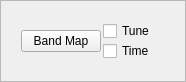
<?xml version="1.0" encoding="UTF-8"?>
<ui version="4.0">
 <class>BandMapFrame</class>
 <widget class="QFrame" name="BandMapFrame">
  <property name="geometry">
   <rect>
    <x>0</x>
    <y>0</y>
    <width>186</width>
    <height>80</height>
   </rect>
  </property>
  <property name="windowTitle">
   <string>Frame</string>
  </property>
  <property name="frameShape">
   <enum>QFrame::StyledPanel</enum>
  </property>
  <property name="frameShadow">
   <enum>QFrame::Raised</enum>
  </property>
  <layout class="QHBoxLayout" name="horizontalLayout">
   <item>
    <widget class="QFrame" name="bandMapFrame">
     <layout class="QHBoxLayout" name="BandMapLayout">
      <property name="spacing">
       <number>2</number>
      </property>
      <item>
       <widget class="QPushButton" name="BandMapButton">
        <property name="focusPolicy">
         <enum>Qt::ClickFocus</enum>
        </property>
        <property name="text">
         <string>Band Map</string>
        </property>
       </widget>
      </item>
      <item>
       <layout class="QVBoxLayout" name="verticalLayout_11">
        <property name="spacing">
         <number>0</number>
        </property>
        <item>
         <widget class="QCheckBox" name="AutoBandmapTune">
          <property name="focusPolicy">
           <enum>Qt::ClickFocus</enum>
          </property>
          <property name="text">
           <string>Tune</string>
          </property>
         </widget>
        </item>
        <item>
         <widget class="QCheckBox" name="AutoBandmapTime">
          <property name="focusPolicy">
           <enum>Qt::ClickFocus</enum>
          </property>
          <property name="text">
           <string>Time</string>
          </property>
         </widget>
        </item>
       </layout>
      </item>
     </layout>
    </widget>
   </item>
  </layout>
 </widget>
 <resources/>
 <connections/>
</ui>
